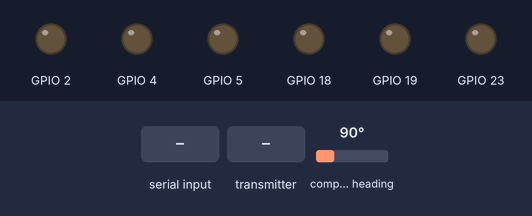
A sketch run on a simulated ESP32. On the bench: output pins drawn as LEDs (lit = HIGH). The inputs (shaded band) are chosen by the test bench; at power-on: compass heading 90°. What the sketch prints to the serial monitor is not drawn.

Above: at 1.2 s.
1.3 s: "90,45\n" received over Serial
At 2.0 s:
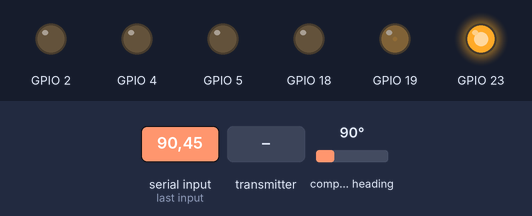
2.8 s: the transmitter starts sending rpmFL = 0
Timing chart, 0 to 5.8 s (numbered marks = the images above; inputs shaded):
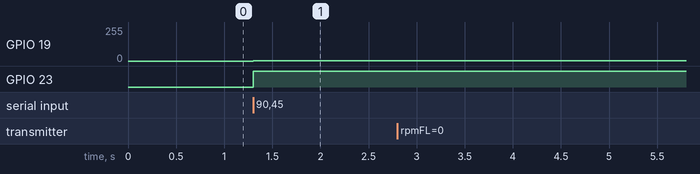

Measured:
- after the input at 1.3 s, GPIO 19: 0/255 → 1/255 at once; GPIO 23: LOW → HIGH at once
- after the input at 2.8 s, every drawn part: stays the same

The sketch:

master.ino
```cpp
#include <Arduino.h>
#include "Config.h"
#include "IMU.h"
#include "MotorControl.h"

#ifdef USE_ESP_NOW
#include "Communication.h"
#endif

#ifdef USE_UART
#include "UartCommunication.h"
#endif

#ifdef USE_ESP3_UART
#include "UartESP3.h"
#endif

void setup() {
  Serial.begin(115200);

  // setupIMU();
  setupMotors();

  #ifdef USE_ESP_NOW
    setupESPNow();
  #endif

  #ifdef USE_UART
    setupUART();
  #endif

  // Setup UART untuk ESP ke-3
  #ifdef USE_ESP3_UART
    setupESP3UART();
  #endif
}

void processROSCommand() {
  if (Serial.available() > 0) {
    String data = Serial.readStringUntil('\n');
    float v[6];
    int idx = 0, pos = 0;

    while ((pos = data.indexOf(',')) != -1 && idx < 5) {
      v[idx++] = data.substring(0, pos).toFloat();
      data = data.substring(pos + 1);
    }
    v[idx] = data.toFloat();

    putarMotor(motTL, (int)v[4]);
    putarMotor(motTR, (int)v[5]);

    #ifdef USE_ESP_NOW
        sendToSlaveESPNow((int)v[0], (int)v[1], (int)v[2], (int)v[3]);
    #endif

    #ifdef USE_UART
        sendToSlaveUART((int)v[0], (int)v[1], (int)v[2], (int)v[3]);
    #endif

    #ifdef USE_ESP3_UART
        // Ambil data ke-6 dan ke-7 dari array ROS, lalu kirim ke ESP ke-3
        int perintah_untuk_esp3 = (int)v[6];
        float parameter_untuk_esp3 = v[7];

        sendToESP3(perintah_untuk_esp3, parameter_untuk_esp3);
    #endif
  }
}

void loop() {
  // updateIMU();
  processROSCommand();

  #ifdef USE_UART
    processUARTFeedback();
  #endif

  // Baca data dari ESP ke-3 secara terus menerus (Polling)
  #ifdef USE_ESP3_UART
    processESP3Data();
  #endif
}
```

Communication.cpp
```cpp
#include "Communication.h"
#include "Config.h"
#include "MotorControl.h"
#include "IMU.h"
#include <esp_now.h>
#include <WiFi.h>

typedef struct struct_message { int fl; int fr; int rl; int rr; } struct_message;
typedef struct struct_feedback {
    float rpmFL; float rpmFR; float rpmRL; float rpmRR;
    long countFL; long countFR; long countRL; long countRR;
} struct_feedback;

struct_message motorToSlave;
struct_feedback feedbackData;

void OnDataRecv(const uint8_t * mac, const uint8_t *incomingData, int len) {
    memcpy(&feedbackData, incomingData, sizeof(feedbackData));

    // Gabungkan data Slave + Motor Lokal + IMU lalu kirim ke ROS
    Serial.printf("FEEDBACK:%.2f,%.2f,%.2f,%.2f,%d,%d,%ld,%ld,%ld,%ld,0,0,%.2f\n",
                  feedbackData.rpmFL, feedbackData.rpmFR, feedbackData.rpmRL, feedbackData.rpmRR,
                  motTL.speed, motTR.speed, // Pengganti RPM lokal
                  feedbackData.countFL, feedbackData.countFR, feedbackData.countRL, feedbackData.countRR,
                  getYawIMU());
}

void setupESPNow() {
    WiFi.mode(WIFI_STA);
    if (esp_now_init() != ESP_OK) return;
    esp_now_peer_info_t peerInfo = {};
    memcpy(peerInfo.peer_addr, slaveAddress, 6);
    peerInfo.channel = 0; peerInfo.encrypt = false;
    esp_now_add_peer(&peerInfo);
    esp_now_register_recv_cb(OnDataRecv);
}

void sendToSlaveESPNow(int fl, int fr, int rl, int rr) {
    motorToSlave.fl = fl; motorToSlave.fr = fr;
    motorToSlave.rl = rl; motorToSlave.rr = rr;
    esp_now_send(slaveAddress, (uint8_t *) &motorToSlave, sizeof(motorToSlave));
}
```

Communication.h
```cpp
#pragma once
void setupESPNow();
void sendToSlaveESPNow(int fl, int fr, int rl, int rr);
```

IMU.cpp
```cpp
#include "IMU.h"
#include <Wire.h>
#include "MPU9250.h"

MPU9250 mpu;

void setupIMU() {
    Wire.begin();
    delay(2000); // Beri waktu I2C untuk stabil
    if (!mpu.setup(0x68)) {
        while (1) {
            Serial.println("MPU Fail");
            delay(5000);
        }
    }
    Serial.println("Calibrating... Do not move");
    mpu.calibrateAccelGyro();
}

void updateIMU() {
    mpu.update();
}

float getYawIMU() {
    return mpu.getYaw();
}
```

IMU.h
```cpp
#pragma once
#include <Arduino.h>

void setupIMU();
void updateIMU();
float getYawIMU();
```

MotorControl.cpp
```cpp
#include "MotorControl.h"
#include "Config.h"
#include <Arduino.h>

// Inisialisasi pin motor lokal
MotorData motTR = {FR_PWM, FR_IN1, FR_IN2, 0};
MotorData motTL = {FL_PWM, FL_IN1, FL_IN2, 0};

void setupMotors() {
    MotorData *motors[] = { &motTR, &motTL };
    for(int i = 0; i < 2; i++) {
        pinMode(motors[i]->pwmPin, OUTPUT);
        pinMode(motors[i]->in1, OUTPUT);
        pinMode(motors[i]->in2, OUTPUT);
        putarMotor(*motors[i], 0); // Pastikan motor mati di awal
    }
}

void putarMotor(MotorData &m, int kecepatan) {
    m.speed = kecepatan; // Simpan nilai untuk dikirim ke ROS jika diperlukan
    int nilai_pwm = constrain(abs(kecepatan), 0, 255);

    if (kecepatan > 0) {
        digitalWrite(m.in1, HIGH);
        digitalWrite(m.in2, LOW);
        analogWrite(m.pwmPin, nilai_pwm);
    }
    else if (kecepatan < 0) {
        digitalWrite(m.in1, LOW);
        digitalWrite(m.in2, HIGH);
        analogWrite(m.pwmPin, nilai_pwm);
    }
    else {
        digitalWrite(m.in1, LOW);
        digitalWrite(m.in2, LOW);
        analogWrite(m.pwmPin, 0);
    }
}
```

MotorControl.h
```cpp
#pragma once

struct MotorData {
    int pwmPin;
    int in1;
    int in2;
    int speed; // Menyimpan nilai kecepatan (PWM) saat ini
};

extern MotorData motTR;
extern MotorData motTL;

void setupMotors();
void putarMotor(MotorData &m, int kecepatan);
```

UartCommunication.cpp
```cpp
#include "UartCommunication.h"
#include "Config.h"
#include "MotorControl.h"
#include "IMU.h"
#include <Arduino.h>

#define UART_BAUDRATE 115200

void setupUART() {
    // Default RX = 16, TX = 17
    Serial2.begin(UART_BAUDRATE);
}

void sendToSlaveUART(int fl, int fr, int rl, int rr) {
    // Kirim data ke Slave format: FL,FR,RL,RR\n
    Serial2.printf("%d,%d,%d,%d\n", fl, fr, rl, rr);
}

void processUARTFeedback() {
    if (Serial2.available() > 0) {
        String data = Serial2.readStringUntil('\n');
        float rpmFL, rpmFR, rpmRL, rpmRR;
        long countFL, countFR, countRL, countRR;

        // Parsing data dari Slave (Sesuai dengan format yang dikirim Slave)
        if (sscanf(data.c_str(), "%f,%f,%f,%f,%ld,%ld,%ld,%ld",
                   &rpmFL, &rpmFR, &rpmRL, &rpmRR,
                   &countFL, &countFR, &countRL, &countRR) == 8) {

            // Gabungkan dengan data lokal & IMU, kirim ke ROS
            Serial.printf("FEEDBACK:%.2f,%.2f,%.2f,%.2f,%d,%d,%ld,%ld,%ld,%ld,0,0,%.2f\n",
                          rpmFL, rpmFR, rpmRL, rpmRR,
                          motTL.speed, motTR.speed,
                          countFL, countFR, countRL, countRR,
                          getYawIMU());
        }
    }
}
```

UartCommunication.h
```cpp
#pragma once
void setupUART();
void sendToSlaveUART(int fl, int fr, int rl, int rr);
void processUARTFeedback();
```

UartESP3.cpp
```cpp
#include "UartESP3.h"
#include "Config.h"

#define ESP3_BAUDRATE 115200

// Inisialisasi variabel struct di memori
ESP3_Message dataToESP3;
ESP3_Feedback feedbackFromESP3;

void setupESP3UART() {
    // Memulai Serial1 di ESP32 Master
    Serial1.begin(ESP3_BAUDRATE, SERIAL_8N1, ESP3_RX, ESP3_TX);
}

void sendToESP3(int cmd, float param) {
    // 1. Simpan data ke dalam struct
    dataToESP3.commandID = cmd;
    dataToESP3.parameter = param;

    // 2. Kirim isi struct via UART dengan format CSV: "cmd,param\n"
    Serial1.printf("%d,%.2f\n", dataToESP3.commandID, dataToESP3.parameter);
}

void processESP3Data() {
    // Cek apakah ada balasan dari ESP ke-3
    if (Serial1.available() > 0) {
        String incomingData = Serial1.readStringUntil('\n');

        // 1. Siapkan variabel sementara
        int tempStatus;
        float tempSensA, tempSensB;

        // 2. Parsing (pecah) format string balasan dari ESP3 (Format: "status,sensorA,sensorB\n")
        if (sscanf(incomingData.c_str(), "%d,%f,%f", &tempStatus, &tempSensA, &tempSensB) == 3) {

            // 3. Jika parsing sukses (dapat 3 data), masukkan ke dalam struct
            feedbackFromESP3.status = tempStatus;
            feedbackFromESP3.sensorA = tempSensA;
            feedbackFromESP3.sensorB = tempSensB;

            // Debugging (Opsional: lihat hasil bacaan di PC/ROS)
            // Serial.printf("INFO_ESP3: Status=%d, SensA=%.2f, SensB=%.2f\n",
            //               feedbackFromESP3.status,
            //               feedbackFromESP3.sensorA,
            //               feedbackFromESP3.sensorB);
        }
    }
}
```

UartESP3.h
```cpp
#pragma once
#include <Arduino.h>

// 1. Struktur data untuk PERINTAH ke ESP ke-3
typedef struct {
    int commandID;   // Contoh: ID perintah (1 = capit buka, 2 = capit tutup, dll)
    float parameter; // Contoh: nilai sudut servo atau kecepatan
} ESP3_Message;

// 2. Struktur data untuk FEEDBACK dari ESP ke-3
typedef struct {
    int status;      // Contoh: status kerja (0 = idle, 1 = sibuk, 2 = error)
    float sensorA;   // Contoh: pembacaan sensor A di ESP3
    float sensorB;   // Contoh: pembacaan sensor B di ESP3
} ESP3_Feedback;

// Jadikan variabel struct bersifat global agar bisa diakses di file lain
extern ESP3_Message dataToESP3;
extern ESP3_Feedback feedbackFromESP3;

void setupESP3UART();
void sendToESP3(int cmd, float param);
void processESP3Data();
```

Config.h
```cpp
#pragma once
#include <Arduino.h>

#define USE_ESP_NOW
// #define USE_UART

#define USE_ESP3_UART

#ifdef USE_ESP3_UART
  constexpr int ESP3_RX = 27;
  constexpr int ESP3_TX = 26;
#endif

constexpr int FR_PWM = 18;
constexpr int FR_IN1 = 4;
constexpr int FR_IN2 = 2;

constexpr int FL_PWM = 19;
constexpr int FL_IN1 = 5;
constexpr int FL_IN2 = 23;

// MAC Address Slave (Untuk ESP-NOW)
const uint8_t slaveAddress[] = {0x20, 0xE7, 0xC8, 0xA7, 0x9B, 0x0C};
```
